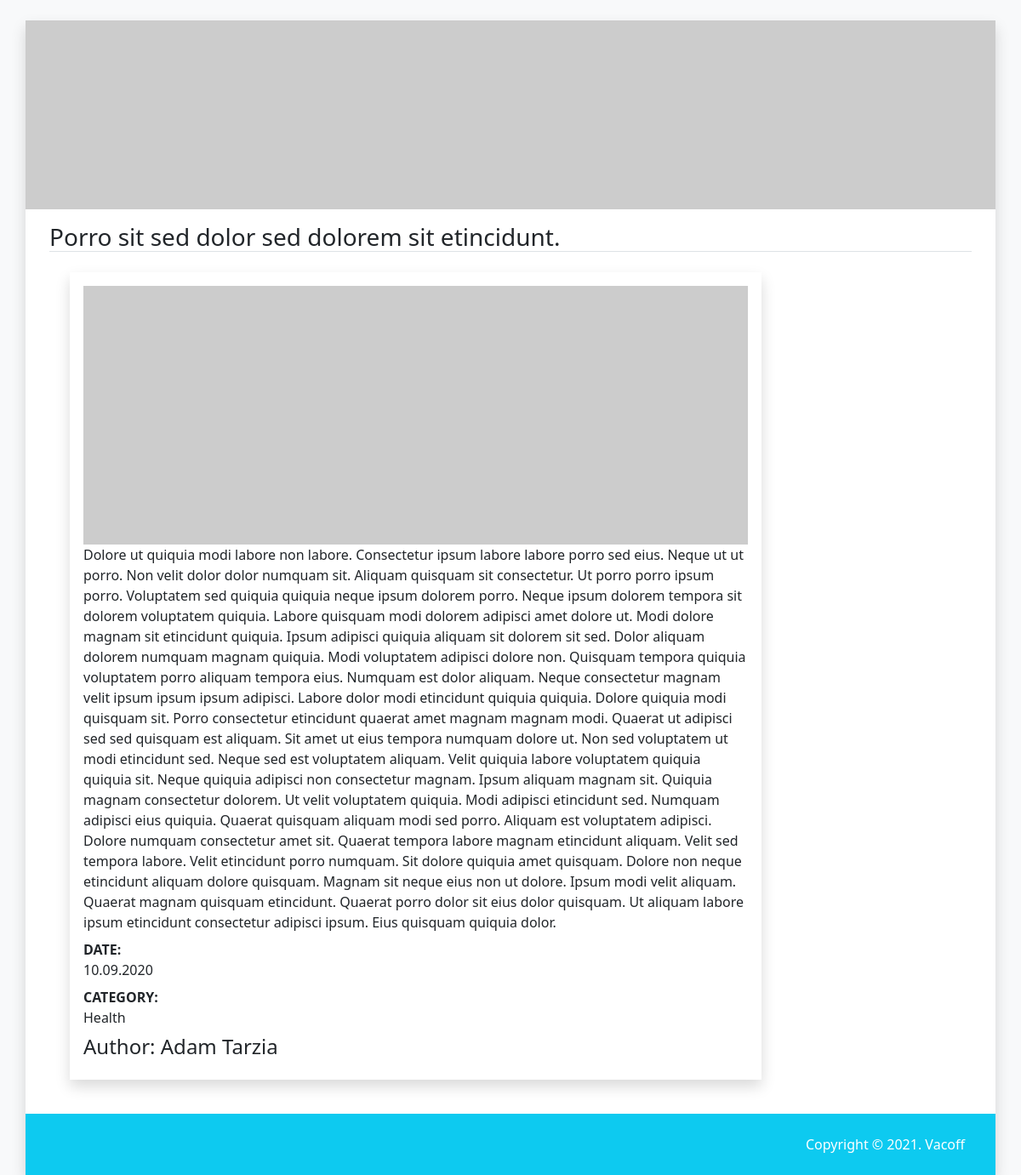
/news/BxxGJ, run on the app's committed database.
### tables this page shows
CREATE TABLE `demo`(
                        `id` INTEGER NOT NULL,
                        `fname` VARCHAR(22),
                        `sname` VARCHAR(22),
                        `news_head` VARCHAR(50),
                        `news_content` VARCHAR(500),
                        `date` TEXT,
                        `category` VARCHAR(22),
                        `slug` VARCHAR(8),
                        PRIMARY KEY(`id`));

### flask_news.py (the view)
@app.route("/news/<slug>")
def news(slug):
    try:
        news = database.select_by_col({"slug": slug})[0]
        author_name = f"{news.pop('fname')} {news.pop('sname')}"
        news_header= f"{news.pop('news_head')}"
        news.pop("id")
        slug = news.pop("slug")
        result = []
        for key, value in news.items():
            if key =="date":
                result.append({key:time(value)})
            else:
                result.append({key:value})
    except Exception as e:
        return e
    return render_template("info.html", data = result, name = author_name, news_header=news_header,slug =slug)

### flask_news.py (called while the page is built)
def time(date):
    date_1 = datetime.strptime(date,"%Y-%m-%d" )
    return  date_1.strftime("%d.%m.%Y")

### mydb.py (called while the page is built)
    def select_by_col(self, dict_cols):
        [(col, val)] = list(dict_cols.items())
        sql = f"SELECT * FROM `{self.table}` WHERE `{col}` = '{val}'"
        data = self.db.execute(sql).fetchall()
        return [dict(item) for item in data]

### templates/info.html (shortened to what this page needs)
﻿<!DOCTYPE html>
<html lang="en">
<head>
    <link href="https://cdn.jsdelivr.net/npm/bootstrap@5.0.0-beta3/dist/css/bootstrap.min.css" rel="stylesheet">
</head>
<body class="bg-light">
    <div class="container bg-white shadow">
        <div class="row">
            <div class="col p-0">
                <img src="https://picsum.photos/seed/news/1800/350" class="img-fluid" />
            </div>
        </div>
        <div class="row">
            <div class="col">
                <div class="demo p-3">
                    <h3 class="border-bottom mb-3">{{news_header}}</h3>
                    <dl class="w-75 shadow m-4 p-3">
                        <div class="col p-0">
                            <img src="https://picsum.photos/seed/{{slug}}/1800/700" class="img-fluid" />
                        </div>
                        {% for x in data %}
                            {% for field, value in x.items() %}
                                {% if field == "news_content"%}
                                    <dd>{{ value }}</dd>
                                {% else %}
                                    <dt>{{ field.upper() }}: </dt>
                                    <dd>{{ value }}</dd>
                                {% endif %}
                            {% endfor %}
                        {% endfor %}
                        <h4>Author: {{name}}</h4>
                    </dl>
                </div>
            </div>
        </div>
        <div class="row">
            <div class="col bg-info">
                <div class="p-4 text-end text-white">Copyright &copy; 2021. Vacoff</div>
            </div>
        </div>
    </div>
</body>
</html>

### data on the page
demo: news_head "Porro sit sed dolor sed dolorem sit etincidunt.", news_content "Dolore ut quiquia modi labore non labore. Consectetur ipsum labore labore porro sed eius. Neque ut ut porro. Non velit dolor dolor numquam sit. Aliquam quisquam sit consectetur. Ut porro porro ipsum porro. Voluptatem sed quiquia quiquia neque ipsum dolorem porro. Neque ipsum dolorem tempora sit dolorem voluptatem quiquia. Labore quisquam modi dolorem adipisci amet dolore ut. Modi dolore magnam sit etincidunt quiquia. Ipsum adipisci quiquia aliquam sit dolorem sit sed. Dolor aliquam dolorem numquam magnam quiquia. Modi voluptatem adipisci dolore non. Quisquam tempora quiquia voluptatem porro aliquam tempora eius. Numquam est dolor aliquam. Neque consectetur magnam velit ipsum ipsum ipsum…", upper "CATEGORY", category "Health"

### other printed values
{{ field.upper() }} "DATE"
{{ value }} "10.09.2020"
{{ name }} "Adam Tarzia"
